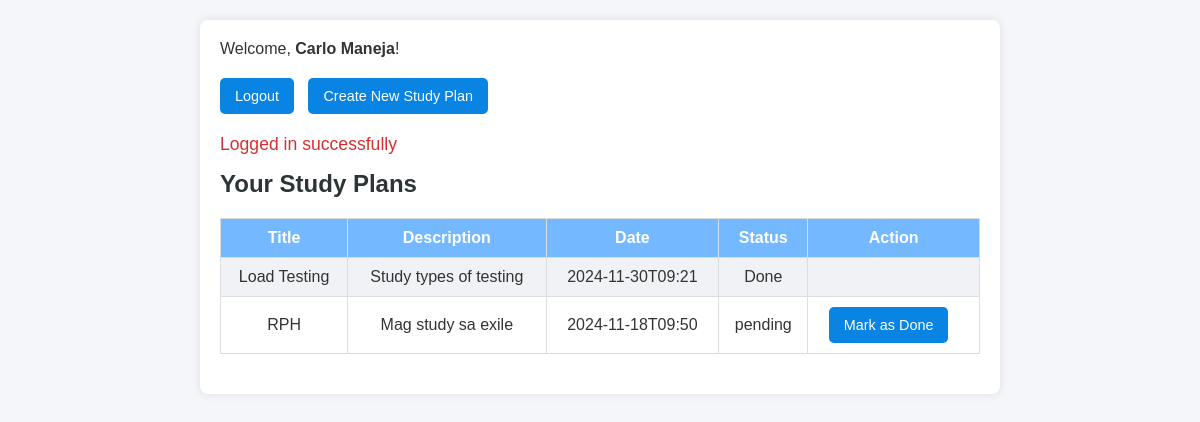
The page /dashboard (signed in) on the database its author committed.
### tables this page shows
CREATE TABLE study(id INTEGER PRIMARY KEY AUTOINCREMENT, user_id INTEGER, title VARCHAR, description VARCHAR, date VARCHAR, status VARCHAR, FOREIGN KEY (user_id) REFERENCES user(id));

### main.py (the view)
@app.get("/dashboard", response_class=HTMLResponse)
def dash(req: Request):
    if all(i in req.session for i in ["id", "name", "username", "password"]):
        con = db()
        cur = con.cursor()
        user_id = req.session["id"]
        cur.execute("SELECT title, description, date, status FROM study WHERE user_id = ?", (user_id,))
        study_plans = cur.fetchall()
        con.close()
        msg = "Logged in successfully"
        return temp.TemplateResponse("dashboard.html", {**req.session, "request": req, "msg": msg, "study_plans": study_plans})
    return temp.TemplateResponse("dashboard.html", {"request": req, "error": "You are not logged in"})

### templates/dashboard.html (shortened to what this page needs)
<!DOCTYPE html>
<html lang="en">
<head>
</head>
<body>
    <div class="container">
        {% if error %}
            <p class="message">{{ error }} <a href="/login">Login Here</a></p>
        {% else %}
            <div class="welcome">
                <p>Welcome, <strong>{{ name }}</strong>!</p>
            </div>
            <div class="links">
                <a href="/logout" class="button">Logout</a>
                <a href="/studyplan/{{ id }}" class="button">Create New Study Plan</a>
            </div>
            <div class="message">{{ msg }}</div>
            {% if study_plans %}
                <div class="study-plans">
                    <h2>Your Study Plans</h2>
                    <table>
                        <tr>
                            <th>Title</th>
                            <th>Description</th>
                            <th>Date</th>
                            <th>Status</th>
                            <th>Action</th>
                        </tr>
                        {% for plan in study_plans %}
                            <tr>
                                <td>{{ plan[0] }}</td>
                                <td>{{ plan[1] }}</td>
                                <td>{{ plan[2] }}</td>
                                <td>{{ plan[3] }}</td>
                                <td>
                                    {% if plan[3] == "pending" %}
                                        <form action="/update_status/{{ plan[0] }}" method="post" style="display:inline;">
                                            <input type="submit" value="Mark as Done" class="button">
                                        </form>
                                    {% endif %}
                                </td>
                            </tr>
                        {% endfor %}
                    </table>
                </div>
            {% else %}
                <p class="no-plans">You have no study plans yet.</p>
            {% endif %}
        {% endif %}
    </div>
</body>
</html>

### templates/dashboard.html (style rules this page uses)
* { box-sizing: border-box; margin: 0; padding: 0; }
body { font-family: Arial, sans-serif; background-color: #f5f6fa; color: #333; padding: 20px; }
h2 { color: #2d3436; margin-bottom: 20px; }
.container { max-width: 800px; margin: auto; background: #ffffff; border-radius: 8px; box-shadow: 0 0 10px rgba(0, 0, 0, 0.1); padding: 20px; }
.message { font-size: 1.1em; color: #d63031; margin-bottom: 15px; }
.welcome, .links, .study-plans { margin-bottom: 20px; }
.button { background-color: #0984e3; color: white; border: none; padding: 10px 15px; border-radius: 5px; cursor: pointer; font-size: 0.9em; text-decoration: none; display: inline-block; margin-right: 10px; }
table { width: 100%; border-collapse: collapse; margin-top: 15px; }
table, th, td { border: 1px solid #dcdde1; }
th, td { padding: 10px; text-align: center; }
th { background-color: #74b9ff; color: white; }
tr:nth-child(even) { background-color: #f1f2f6; }

### rows shown on the page
study: title "Load Testing", description "Study types of testing", date "2024-11-30T09:21", status "Done"
study: title "RPH", description "Mag study sa exile", date "2024-11-18T09:50", status "pending"

### other values the page prints
{{ name }} "Carlo Maneja"
{{ msg }} "Logged in successfully"
